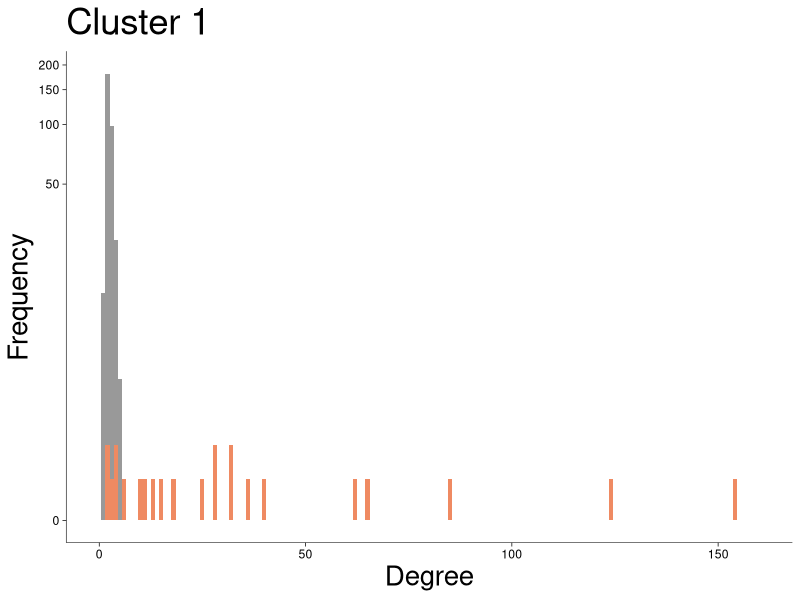
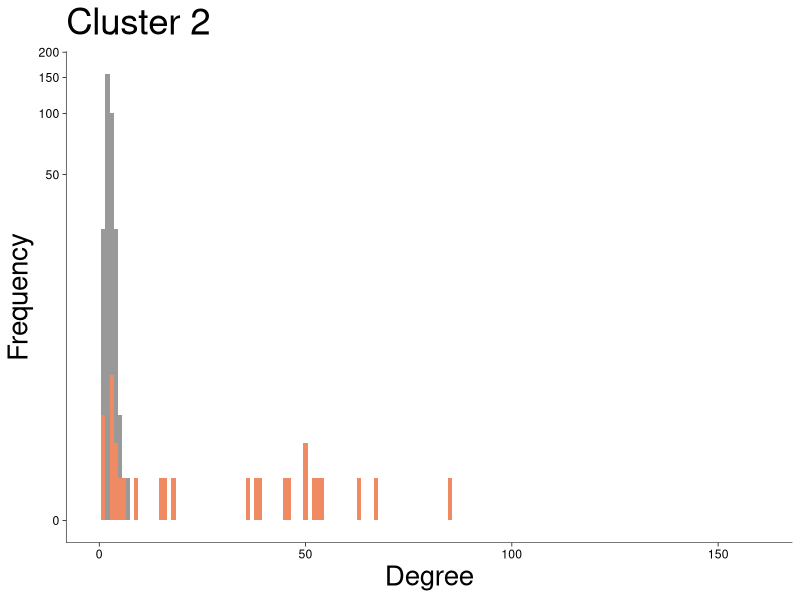
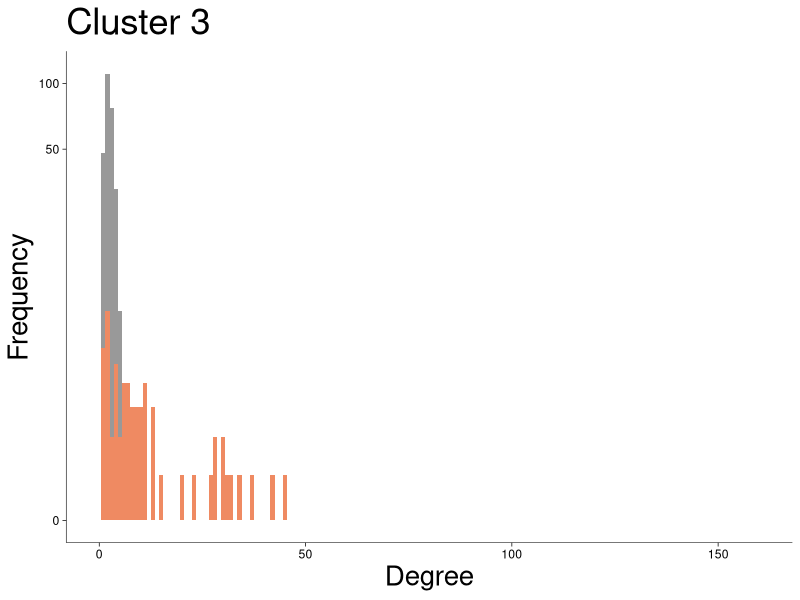
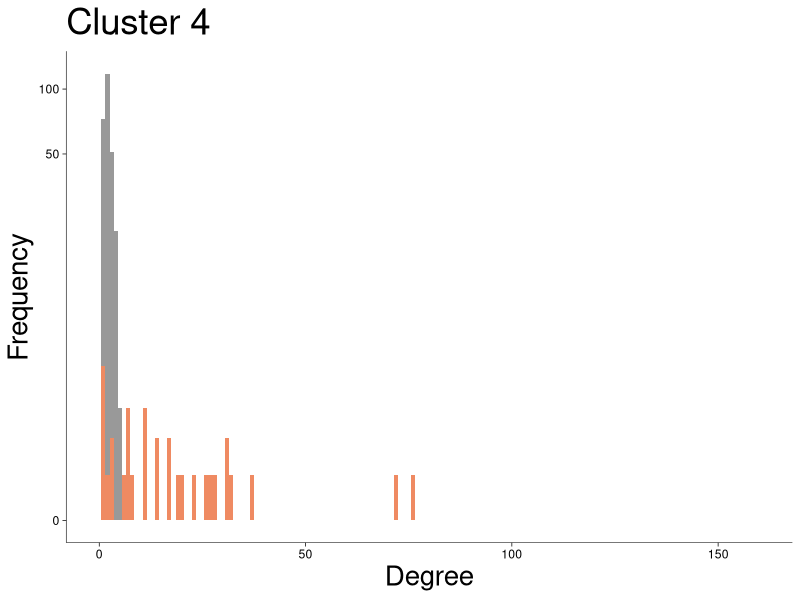
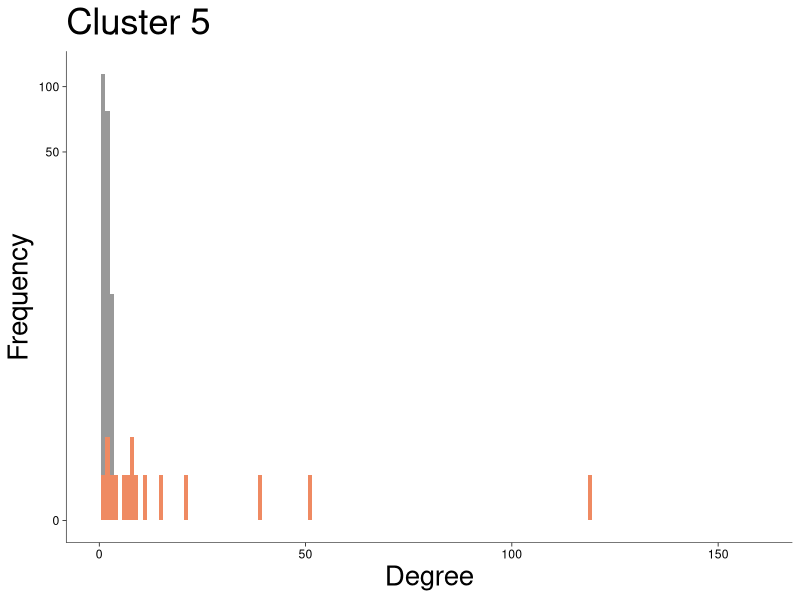
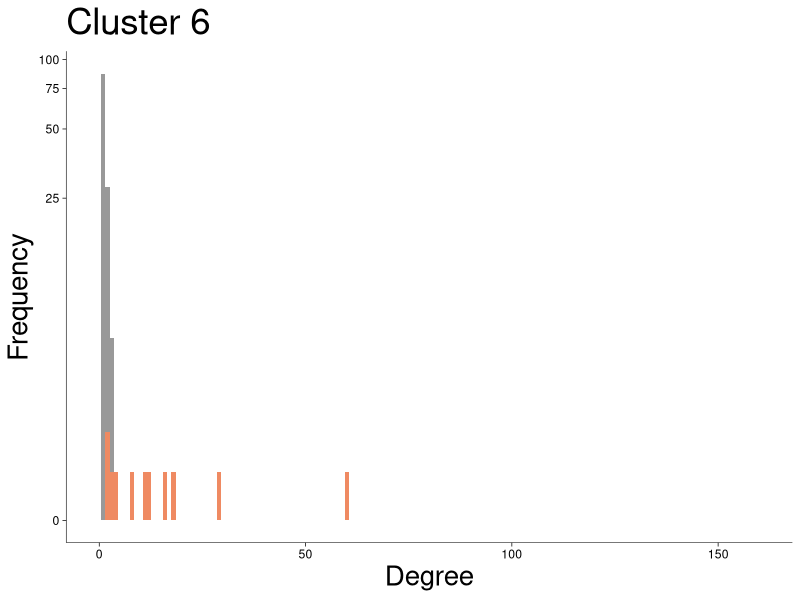
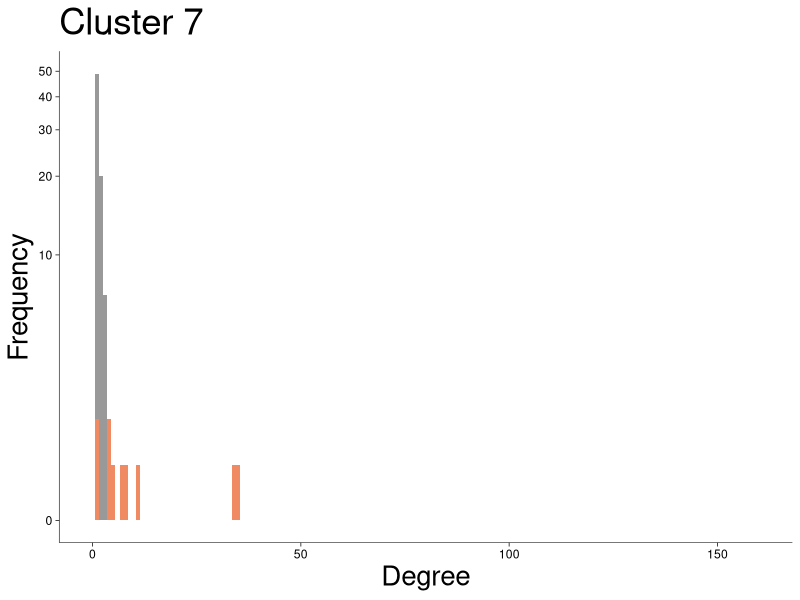

Here is the R script that generated these plots, in order:
library("igraph")
library("tidyverse")
library("scales")

# Constants ============================================================

to_keep <- 7 # Number of clusters to plot in order of size (largest to smallest)
read_from <- "read/updatedTRN.txt" # Edgelist file
to_write <- "write/figure/dataplot/degree_histogram_per_cluster.pdf" # Figure file

#Load and Organize Data ============================================================

edgelist <-    
    scan("read/updatedTRN.txt", skip = 1, what = "character") %>%
    matrix(ncol=2,byrow=TRUE) 

graph <-    
    edgelist %>%
    graph_from_edgelist(directed = FALSE) 

clusters_object <- 
    graph %>%
    cluster_fast_greedy(weights=NULL)

#Build Base Data Frame ============================================================

base_data <-     
    graph %>%
    V() %>%
    as_ids() %>%
    enframe(name=NULL, value="vertices") %>%
    mutate(cluster=
        clusters_object %>%
        membership()
    ) %>%
    mutate(cluster_rank=
        clusters_object %>%
        sizes() %>%
        magrittr::subtract() %>%
        rank(ties.method = "first") %>%
        magrittr::extract(
            cluster
        )
    ) %>%
    mutate(type=
        if_else(
            vertices %>% magrittr::is_in(edgelist[,1]),
            "Transcription Factor",
            "Target"
        )
    ) %>%
    group_by(cluster) %>%
    mutate(degree=
        vertices %>%
        induced_subgraph(graph,vids=.) %>%
        degree(.,v=V(.))
    ) %>%
    ungroup() 

#Plot ============================================================

pallete <-
    RColorBrewer::brewer.pal(3,"RdGy")

pdf(file=to_write)

for (i in 1:to_keep)
{
    data <-
        base_data %>%
        filter(
            cluster_rank == i
        )

    plot <- 
        ggplot(data, aes(x=degree)) +
        geom_histogram(aes(fill=type), binwidth=1, alpha=1, position="identity") +
        scale_y_continuous(trans = pseudo_log_trans(base = 10)) + 
        labs(title = paste("Cluster",i, sep = " "),
            x = "Degree",
            y = "Frequency") +
        theme_linedraw() +
        theme(panel.grid = element_blank(), 
            panel.border = element_blank(), 
            axis.line = element_line(colour = "black", size = .2),
            axis.title.x = element_text(size=20),
            axis.title.y = element_text(size=20),
            legend.title = element_text(size=20),
            title = element_text(size=22),
            legend.position = "none") +
        scale_fill_manual(values=pallete[c(3,1)]) +
        xlim(0, 160) 

    plot %>%
        print()
}

dev.off()